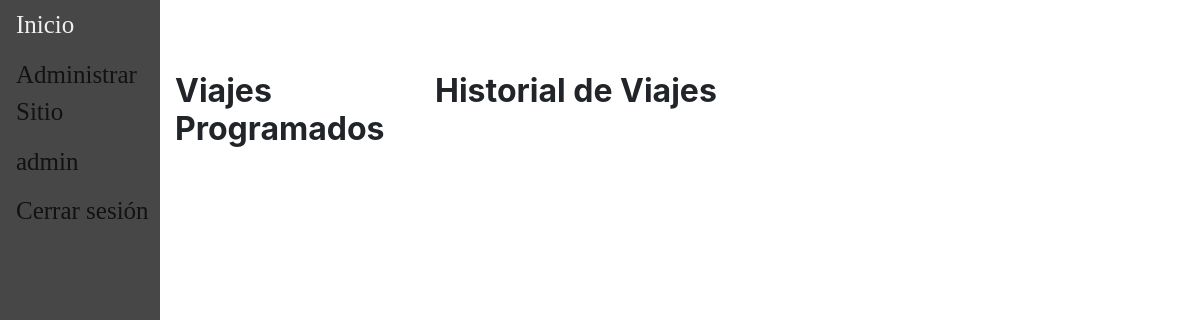
The page /chofer (signed in) on the database as committed earlier.
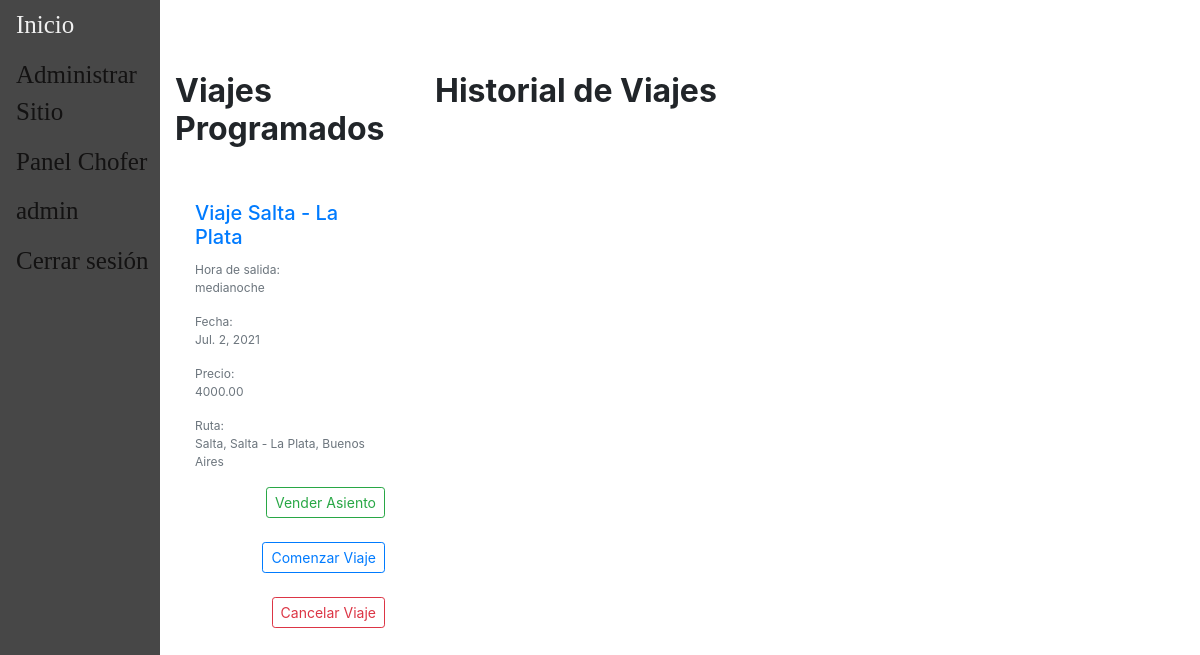
The same page on the database as committed later.
### main/models.py (models this page shows, shortened)
class Viaje(models.Model):
    descripcion = models.CharField(max_length=100)
    fecha = models.DateField(validators=[MinValueValidator(datetime.date.today())])
    hora = models.TimeField(default=None)
    ruta =  models.ForeignKey(Ruta, default=None, on_delete=models.CASCADE)
    chofer = models.ForeignKey(Chofer, default=None, on_delete=models.CASCADE)
    combi =  models.ForeignKey(Combi, default=None, on_delete=models.CASCADE)
    precio = models.DecimalField(default=None, max_digits=10, decimal_places=2, validators=[MinValueValidator(0)])
    insumo = models.ManyToManyField(Insumo,blank=True)
    pasajeros = models.ManyToManyField(Pasajero, blank=True)
    estado = models.CharField(choices={('reservado','Reservado'),('viajando','Viajando'),('finalizado','Finalizado'),('cancelado','Cancelado')},max_length=12,default='reservado')
    class Meta:
        unique_together = ('chofer', 'fecha','hora', 'ruta',)

class Ruta(models.Model):
    origen = models.ForeignKey(Lugar, default=None, on_delete=models.CASCADE, related_name='origen')
    destino = models.ForeignKey(Lugar, default=None, on_delete=models.CASCADE, related_name='destino')
    class Meta:
        unique_together = ('origen', 'destino')
    def __str__(self):
        return str(self.origen)+" - "+str(self.destino)

class Lugar(models.Model):
    localidad = models.CharField(max_length=150)
    provincia = models.CharField(max_length=100)
    class Meta:
        unique_together = ('localidad', 'provincia',)
    def __str__(self):
        return (self.localidad+", "+self.provincia)

### users/views.py (the view)
# urls.py: path('chofer',regviews.chofer,name='chofer'),
def chofer(response):
	viajes_pendientes = Viaje.objects.filter(chofer__user=response.user,estado='reservado')
	historial = Viaje.objects.filter(~Q(estado='reservado')).exclude(~Q(chofer__user=response.user))
	return render(response,'users/chofer.html',{
		'viajes_pendientes': viajes_pendientes,
		'historial': historial,
	})

### users/templates/users/chofer.html (shortened to what this page needs)
{% extends 'main/base.html' %}
{% block content %}
<br />
<br />
<div class="container mx-auto">
	<div class="row">
		<div class="col-sm-12 col-md-12 col-lg-3 pb-4">
			<div class="row">
				<div class="col-6 my-auto">
					<h2 class="font-weight-bold pt-4">Viajes Programados</h2>
				</div>
			</div>
			<br />
			<div class="row">
				{% for v in viajes_pendientes.all %}
					<div class="col-sm-12 col-md-12 col-lg-12 pb-4">
						<div class="h-100">
							<div class="card-body">
								<h5 class="card-title"><a href="{% url 'ver_viaje' vId=v.id %}">{{ v.descripcion }}</a></h5>
								<p class="text-muted mb-0" style="font-size: 12px">Hora de salida:</p>
								<p class="card-text text-muted" style="font-size: 12px">{{ v.hora }}</p>
								<p class="text-muted mb-0" style="font-size: 12px">Fecha:</p>
								<p class="card-text text-muted" style="font-size: 12px">{{ v.fecha }}</p>
								<p class="text-muted mb-0" style="font-size: 12px">Precio:</p>
								<p class="card-text text-muted" style="font-size: 12px">{{ v.precio }}</p>
								<p class="text-muted mb-0" style="font-size: 12px">Ruta:</p>
								<p class="card-text text-muted" style="font-size: 12px">{{ v.ruta }}</p>
								<div class="text-right">
									<a class="btn btn-outline-success btn-sm" href="{% url 'compra_en_persona' vId=v.id uName='CompraEnPersona' %}">Vender Asiento</a>
								</div>
								<br>
								<form action="{% url 'viaje_en_curso' vId=v.id %}" method="post">
									<div class="text-right">
										<button type="submit" value={{v.id}} onclick="return confirm('Está seguro?')" class="btn btn-outline-primary btn-sm">Comenzar Viaje</button>
									</div>
								</form>
								<br />
								<form action="{% url 'cancelar_viaje' vId=v.id %}" method="post">
                                    <div class="text-right">
                                        <button type="submit" value={{v.id}} onclick="return confirm('Está seguro?')" class="btn btn-outline-danger btn-sm">Cancelar Viaje</button>
                                    </div>
                                </form>
							</div>
						</div>
					</div>
				{% endfor %}
			</div>
		</div>
		<div class="col-sm-12 col-md-12 col-lg-9 pb-4">
			<div class="row">
				<div class="col-6 my-auto">
					<h2 class="font-weight-bold pt-4">Historial de Viajes</h2>
				</div>
			</div>
			<br />
		</div>
	</div>
</div>
{% endblock content %}

### main/templates/main/base.html (shortened to what this page needs)
{% load static %}
<!doctype html>
<html>
	<head>
		<link rel="stylesheet" href="https://cdn.jsdelivr.net/npm/bootstrap@4.6.0/dist/css/bootstrap.min.css">
	</head>
	<body>
		<main>
			<div class= "sidebar">
				<a href="/">Inicio</a>
				{% if user.is_staff %}
					<a href="/admin">Administrar Sitio</a>
				{% endif %}
				{% if user.chofer %}
					<a href="/chofer">Panel Chofer</a>
				{% endif %}
				{% if user.is_authenticated %}
					<a href="{% url 'perfil'%}">{{user.username}}</a>
					<a href="{% url 'logout'%}">Cerrar sesión</a>
				{% else  %}
					<a href="{% url 'register'%}">Registrarse</a>
					<a href="{% url 'login'%}">Iniciar Sesión</a>
				{% endif %}
			</div>
			<div id="content", name="content", class="main">
				{% block content %}
				{% endblock content %}
			</div>
		</main>
	</body>
</html>

Rows that differ between the two databases and show on the page:
now on this page (row edited): Viaje: descripcion "Viaje Salta - La Plata", hora "medianoche", fecha "Jul. 2, 2021", precio "4000.00", ruta "Salta, Salta - La Plata, Buenos Aires", {{ v.id }} 1 (drawn)
Other text that changed with them:
text now shown: "Panel Chofer"
